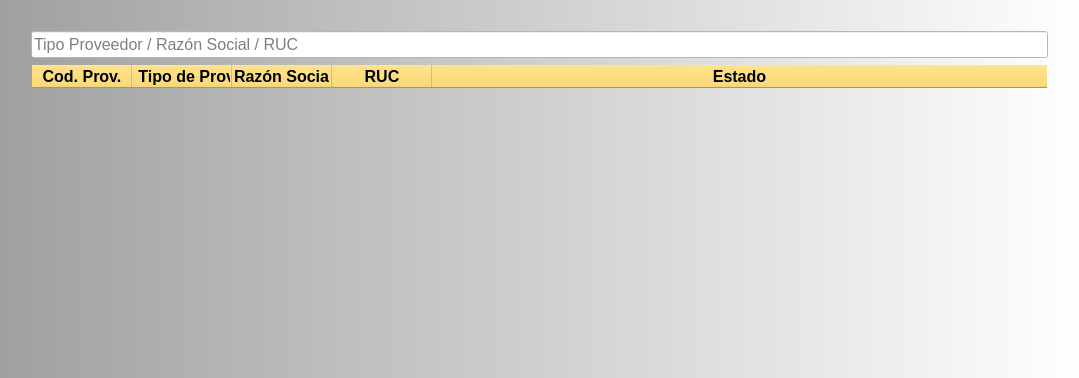
<?xml version="1.0" encoding="UTF-8"?>
<ui version="4.0">
 <class>Dialog</class>
 <widget class="QDialog" name="Dialog">
  <property name="geometry">
   <rect>
    <x>0</x>
    <y>0</y>
    <width>1079</width>
    <height>378</height>
   </rect>
  </property>
  <property name="windowTitle">
   <string>Buscar</string>
  </property>
  <property name="styleSheet">
   <string notr="true">background-color: qlineargradient(spread:pad, x1:0, y1:0, x2:1, y2:0, stop:0 rgba(160, 160, 160, 255), stop:1 rgba(255, 255, 255, 255));</string>
  </property>
  <layout class="QGridLayout" name="gridLayout">
   <item row="0" column="1">
    <spacer name="horizontalSpacer">
     <property name="orientation">
      <enum>Qt::Horizontal</enum>
     </property>
     <property name="sizeHint" stdset="0">
      <size>
       <width>796</width>
       <height>20</height>
      </size>
     </property>
    </spacer>
   </item>
   <item row="1" column="0">
    <spacer name="verticalSpacer_2">
     <property name="orientation">
      <enum>Qt::Vertical</enum>
     </property>
     <property name="sizeHint" stdset="0">
      <size>
       <width>20</width>
       <height>299</height>
      </size>
     </property>
    </spacer>
   </item>
   <item row="1" column="1">
    <layout class="QVBoxLayout" name="verticalLayout">
     <item>
      <widget class="QLineEdit" name="lePalabra">
       <property name="font">
        <font>
         <pointsize>12</pointsize>
        </font>
       </property>
       <property name="styleSheet">
        <string notr="true">background-color: rgb(255, 255, 255);</string>
       </property>
       <property name="inputMask">
        <string/>
       </property>
       <property name="text">
        <string/>
       </property>
       <property name="placeholderText">
        <string>Tipo Proveedor / Razón Social / RUC</string>
       </property>
      </widget>
     </item>
     <item>
      <widget class="QTreeWidget" name="twProveedores">
       <property name="font">
        <font>
         <pointsize>12</pointsize>
        </font>
       </property>
       <property name="styleSheet">
        <string notr="true">QHeaderView::section
{
background-color: rgb(255, 213, 79);
}

QTreeWidget

{background-color: rgba(255, 255, 255, 0);}</string>
       </property>
       <column>
        <property name="text">
         <string>Cod. Prov.</string>
        </property>
        <property name="font">
         <font>
          <pointsize>12</pointsize>
          <weight>75</weight>
          <bold>true</bold>
         </font>
        </property>
        <property name="textAlignment">
         <set>AlignCenter</set>
        </property>
       </column>
       <column>
        <property name="text">
         <string> Tipo de Proveedor</string>
        </property>
        <property name="font">
         <font>
          <pointsize>12</pointsize>
          <weight>75</weight>
          <bold>true</bold>
         </font>
        </property>
       </column>
       <column>
        <property name="text">
         <string>Razón Social</string>
        </property>
        <property name="font">
         <font>
          <pointsize>12</pointsize>
          <weight>75</weight>
          <bold>true</bold>
         </font>
        </property>
       </column>
       <column>
        <property name="text">
         <string>RUC</string>
        </property>
        <property name="font">
         <font>
          <pointsize>12</pointsize>
          <weight>75</weight>
          <bold>true</bold>
         </font>
        </property>
        <property name="textAlignment">
         <set>AlignCenter</set>
        </property>
       </column>
       <column>
        <property name="text">
         <string>Estado</string>
        </property>
        <property name="font">
         <font>
          <pointsize>12</pointsize>
          <weight>75</weight>
          <bold>true</bold>
         </font>
        </property>
        <property name="textAlignment">
         <set>AlignCenter</set>
        </property>
       </column>
      </widget>
     </item>
    </layout>
   </item>
   <item row="1" column="2">
    <spacer name="verticalSpacer">
     <property name="orientation">
      <enum>Qt::Vertical</enum>
     </property>
     <property name="sizeHint" stdset="0">
      <size>
       <width>20</width>
       <height>299</height>
      </size>
     </property>
    </spacer>
   </item>
   <item row="2" column="1">
    <spacer name="horizontalSpacer_2">
     <property name="orientation">
      <enum>Qt::Horizontal</enum>
     </property>
     <property name="sizeHint" stdset="0">
      <size>
       <width>796</width>
       <height>20</height>
      </size>
     </property>
    </spacer>
   </item>
  </layout>
 </widget>
 <resources/>
 <connections/>
</ui>
